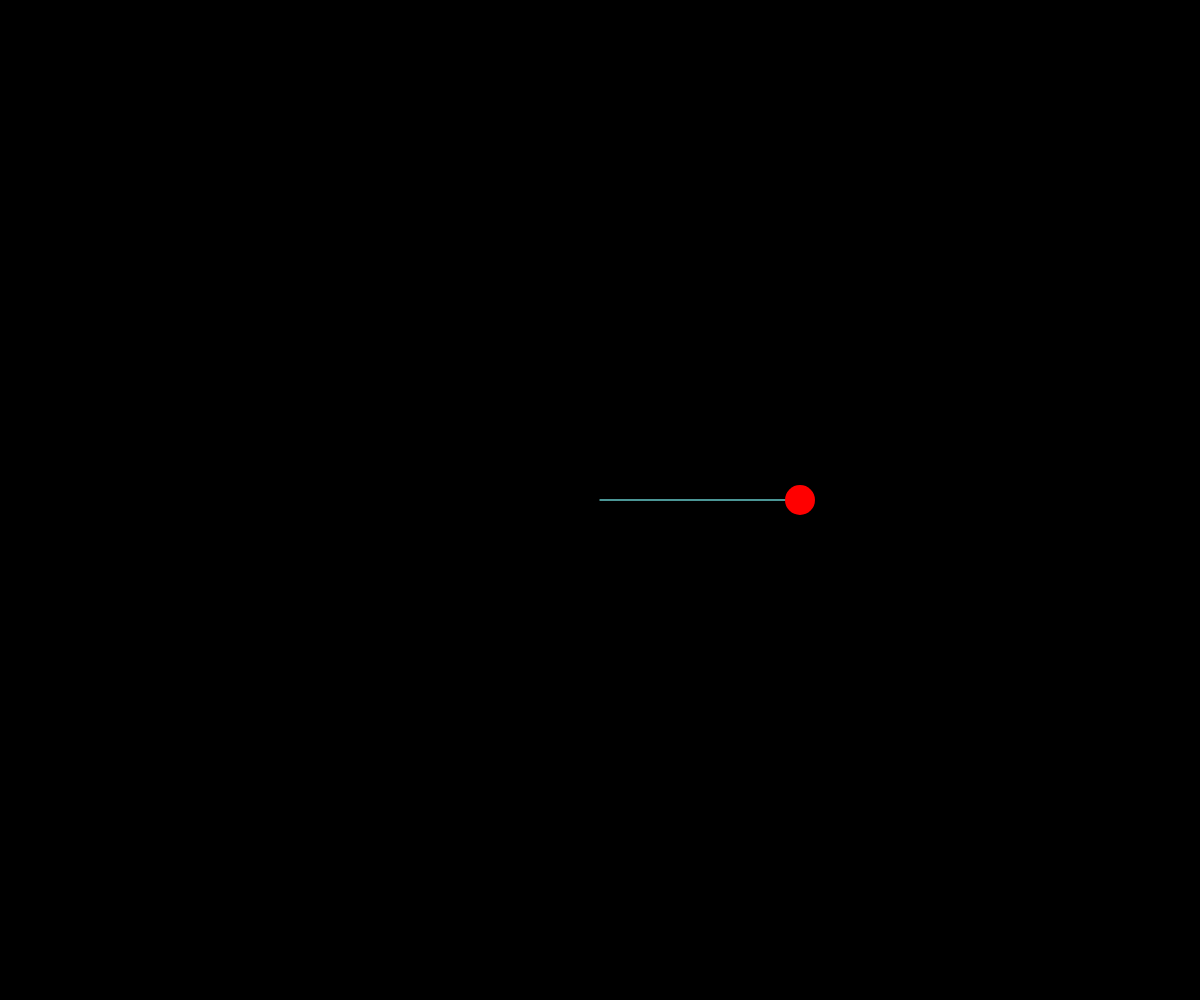
Frame 1 (no input)
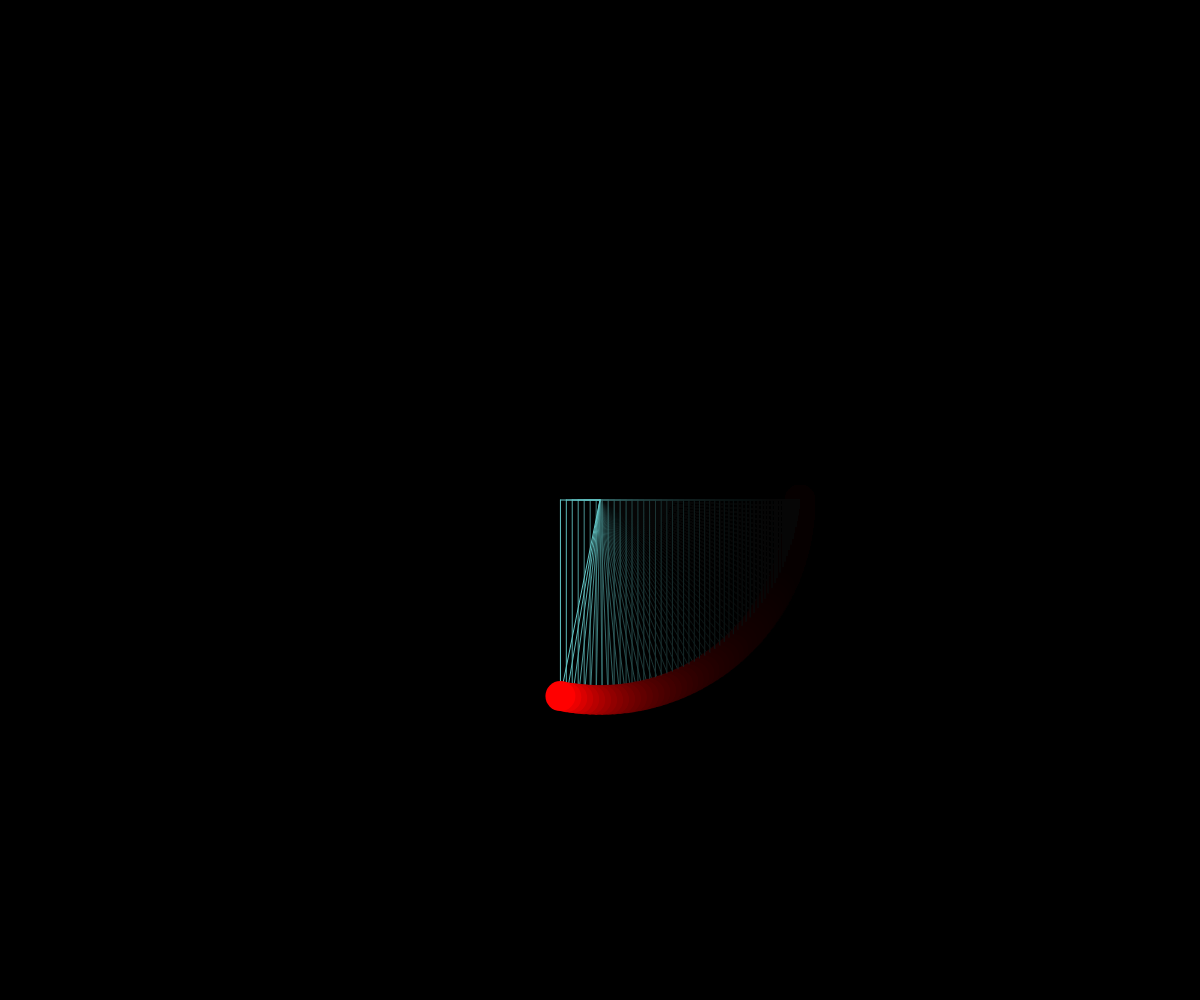
Frame 60 (no input)
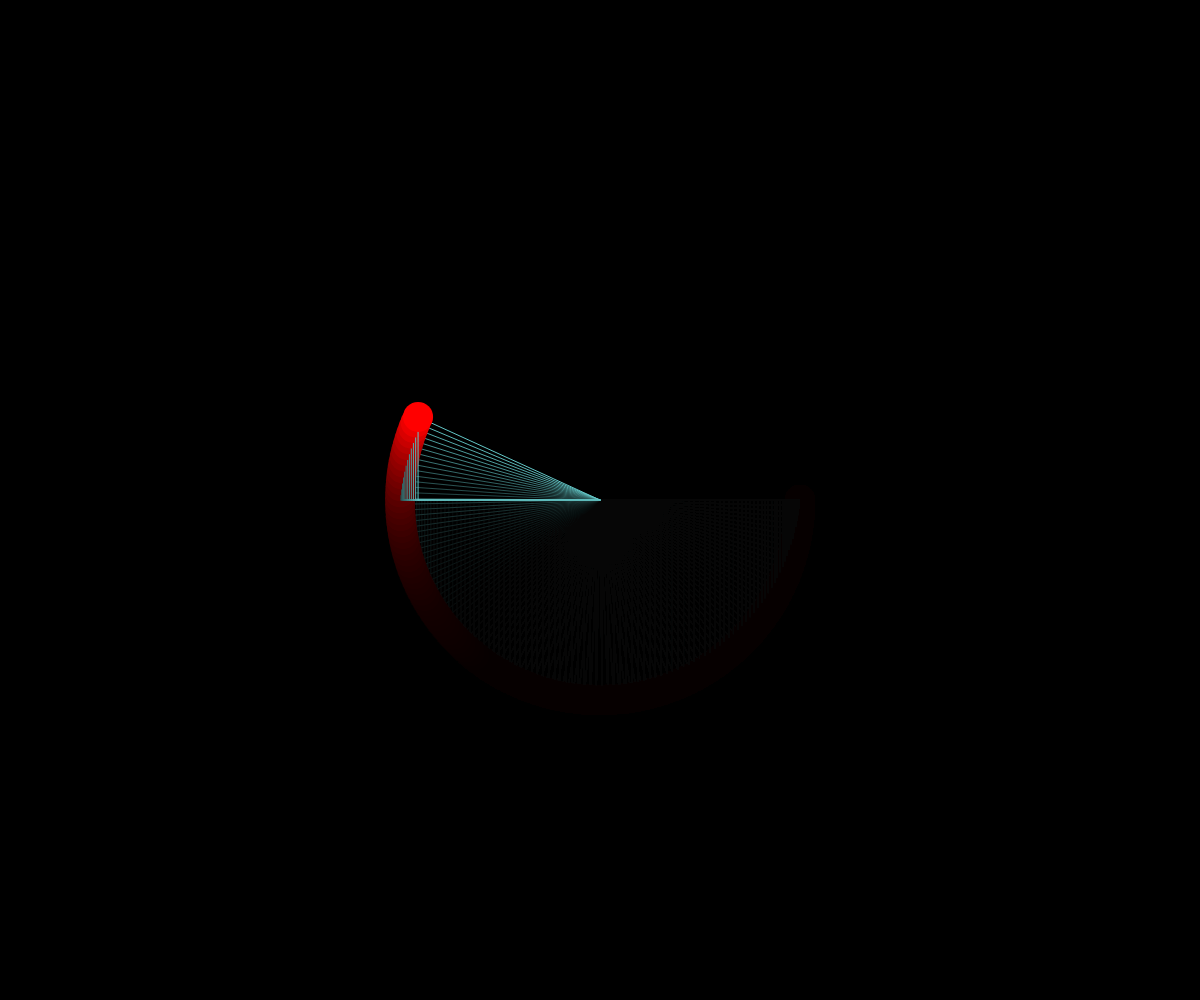
Frame 120 (the mouse pressed at the canvas centre since frame 60)

The p5.js sketch that drew these frames (run headless with seeded random() and noise() and a simulated clock; from frame 60 on, the mouse is pressed at the canvas centre):

// p5.js sketch
// ── sketch.js
let angle = 0;
let radius = 200;

function setup() {
  createCanvas(windowWidth, windowHeight);
  background(0);
}

function draw() {
  // halbtransparenter Hintergrund -> Spur bleibt kurz sichtbar
  background(0, 20);

  // cos() ist die x-Position, sin() ist die y-Position auf dem Kreis
  let x = width / 2 + cos(angle) * radius;
  let y = height / 2 + sin(angle) * radius;

  // Hilfslinien: Die beiden Anteile des Punktes
  stroke(100, 200, 200);
  line(width / 2, height / 2, x, y);
  line(x, y, x, height / 2); // sin-Anteil
  line(width / 2, height / 2, x, height / 2); // cos-Anteil

  noStroke();
  fill(255, 0, 0);
  ellipse(x, y, 30);

  angle += 0.03; // Winkel in Radiant, TWO_PI ist ein ganzer Kreis

  // ÜBUNG: Mache aus dem Kreis eine Ellipse (zwei verschiedene Radien)
}
